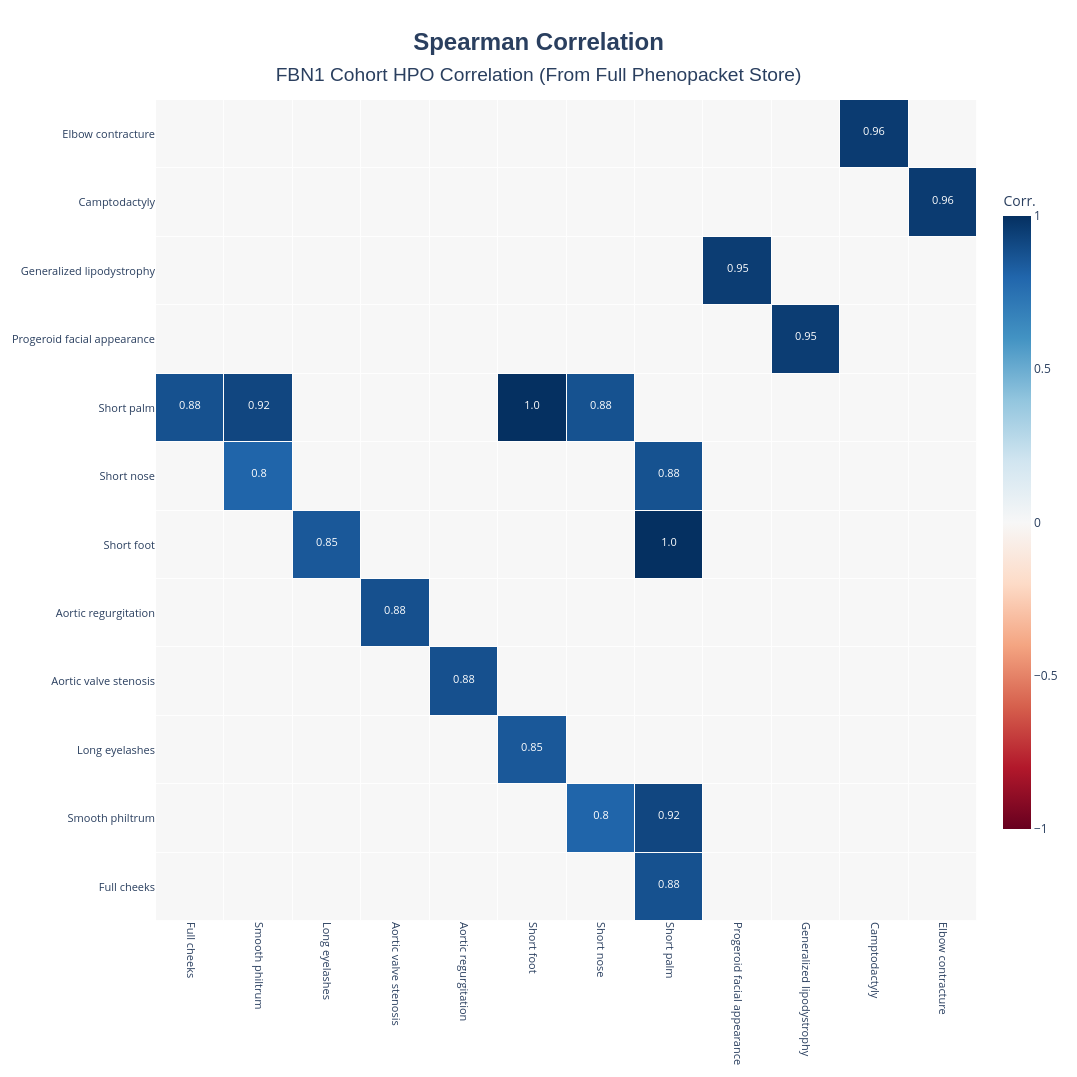

The notebook cell this image was saved under:
### Markdown cell above
##### **Analyzing Data and Ploting the Heatmap**

### Code cell
correlation_type = CorrelationType.SPEARMAN
# Initialize the HPO statistics analyzer with the filtered HPO matrix and target matrix
hpo_analyzer = HPOStatisticsAnalyzer(
    (all_hpo_matrix_filtered,target_hpo_matrix[1],all_hpo_matrix[2]), 
    min_individuals_for_correlation_test=30)

# Compute the correlation and p-value matrices using Spearman correlation
hpo_analyzer.compute_correlation_matrix(correlation_type, n_jobs=32)
hpo_analyzer.save_correlation_results(
    output_file='hpo_correlation_results_fbn1_full_store.csv'
)
# Plot the correlation heatmap with significance markers
hpo_analyzer.plot_correlation_heatmap_with_significance(
    correlation_type.value,
    lower_bound=-0.8,
    upper_bound=0.8,
    title_name="FBN1 Cohort HPO Correlation (From Full Phenopacket Store)" 
)

### Figure 1 — Plotly figure (JSON) as saved in the notebook; plotly's stock layout.template omitted (floating-point values rounded to 4 significant figures; data arrays with more than 128 entries replaced by an {"elided": "..."} marker saying what was removed)
{"data": [{"colorbar": {"len": 0.8, "thickness": 28, "title": {"text": "Corr."}}, "colorscale": [[0, "rgb(103,0,31)"], [0.1, "rgb(178,24,43)"], [0.2, "rgb(214,96,77)"], [0.3, "rgb(244,165,130)"], [0.4, "rgb(253,219,199)"], [0.5, "rgb(247,247,247)"], [0.6, "rgb(209,229,240)"], [0.7, "rgb(146,197,222)"], [0.8, "rgb(67,147,195)"], [0.9, "rgb(33,102,172)"], [1, "rgb(5,48,97)"]], "hoverinfo": "text", "hovertext": {"elided": "12x12 str values"}, "text": {"elided": "12x12 str values"}, "texttemplate": "<span style='font-size:11px'>%{text}</span>", "type": "heatmap", "x": ["Full cheeks", "Smooth philtrum", "Long eyelashes", "Aortic valve stenosis", "Aortic regurgitation", "Short foot", "Short nose", "Short palm", "Progeroid facial appearance", "Generalized lipodystrophy", "Camptodactyly", "Elbow contracture"], "xgap": 1, "y": ["Full cheeks", "Smooth philtrum", "Long eyelashes", "Aortic valve stenosis", "Aortic regurgitation", "Short foot", "Short nose", "Short palm", "Progeroid facial appearance", "Generalized lipodystrophy", "Camptodactyly", "Elbow contracture"], "ygap": 1, "z": {"elided": "12x12 float values"}, "zmax": 1, "zmid": 0, "zmin": -1}], "layout": {"height": 1077, "plot_bgcolor": "rgba(240,240,240,0.1)", "title": {"font": {"family": "Arial", "size": 24}, "text": "<b>Spearman Correlation</b><br><span style='font-size:0.8em'>FBN1 Cohort HPO Correlation (From Full Phenopacket Store)</span>", "x": 0.5, "xanchor": "center", "yanchor": "top"}, "width": 1077, "xaxis": {"tickangle": 90, "tickfont": {"size": 11}}, "yaxis": {"scaleanchor": "x", "scaleratio": 1, "tickfont": {"size": 11}}}}
